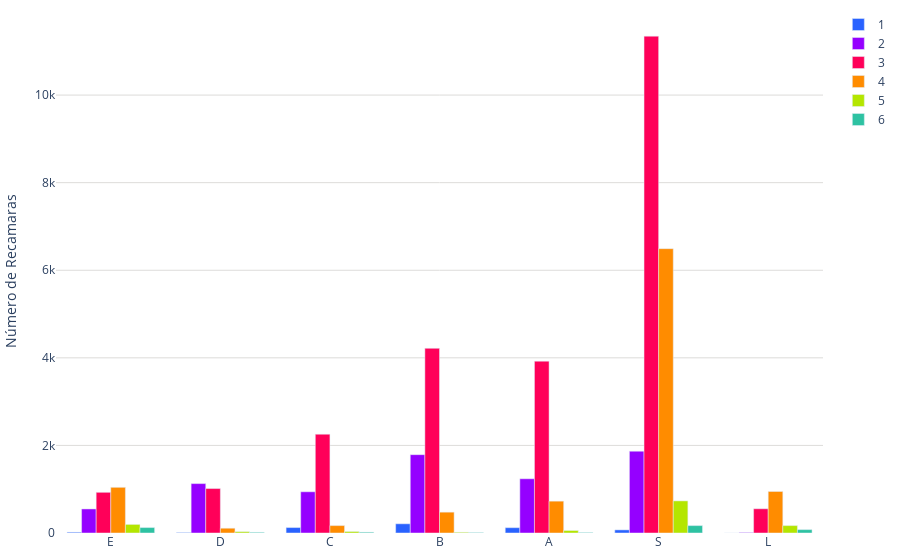

Write notebook code for a chart like this one.
### Code cell
orden_segmentos=["E", "D", "C", "B","A", "S", "L", ]
def sumar_tablas(dataframes_list):
    tabla_suma = None
    
    for df in dataframes_list:
# Aplica el orden a la columna 'segmento'
        df['segmento'] = pd.Categorical(df['segmento'], categories=orden_segmentos, ordered=True)
        
        tabla_actual = df.groupby(['recamaras', 'segmento'],observed=False).size().unstack(fill_value=0)
        
        if tabla_suma is None:
            tabla_suma = tabla_actual
        else:
            tabla_suma = tabla_suma.add(tabla_actual, fill_value=0)
    
    print("Tabla general de frecuencia:")
    print(tabla_suma)
    
    fig = graficar_tabla(tabla_suma)
    
    # Guardar la gráfica como archivo HTML
    guardar_grafico_como_html(fig, 'g_bar_recamaras', carpeta='assets/graficas')
    
    return fig

colores = ['#2962ff', '#9500ff', '#ff0059', '#ff8c00', '#b4e600', '#2EC2A2','#E50CB6','#4225CF','#2CBA4D']

def graficar_tabla(tabla):
    segmentos = tabla.index
    banos = tabla.columns
    
    fig = go.Figure()
    
    for i, segmento in enumerate(segmentos):
        color = colores[i % len(colores)]
        fig.add_trace(go.Bar(
            x=banos,
            y=tabla.loc[segmento],
            name=segmento,
            marker_color=color
        ))
    
    fig.update_layout(
        #title="M2 de Terreno",
        #xaxis_title="Rango de M2",
        yaxis=dict(
            title="Número de Recamaras",
            gridcolor='#dddcda', # Color de las líneas que dividen los rangos del eje Y
            gridwidth=1,
        ),
        
        plot_bgcolor='rgba(0,0,0,0)',  # Color de fondo del gráfico
        margin=dict(l=10, r=10, t=10, b=10), # Ajusta los márgenes (left, right, top, bottom)
    )

    
    fig.show()    
    return fig

def guardar_grafico_como_html(fig, nombre_archivo, carpeta='assets/graficas'):
    # Crear la carpeta si no existe
    if not os.path.exists(carpeta):
        os.makedirs(carpeta)
    
    # Guardar la gráfica como archivo HTML en la carpeta especificada
    pio.write_html(fig, f'{carpeta}/{nombre_archivo}.html')
    # pio.write_html(fig, f'{carpeta}/{nombre_archivo}.png')

# Llamar a la función sumar_tablas con la lista de DataFrames como argumento
fig = sumar_tablas(dataframes_list)

### Figure 1 — Plotly figure (JSON) as saved in the notebook; plotly's stock layout.template omitted (floating-point values rounded to 4 significant figures)
{"data": [{"marker": {"color": "#2962ff"}, "name": "1", "type": "bar", "x": ["E", "D", "C", "B", "A", "S", "L"], "y": [17, 9, 124, 210, 121, 71, 0]}, {"marker": {"color": "#9500ff"}, "name": "2", "type": "bar", "x": ["E", "D", "C", "B", "A", "S", "L"], "y": [549, 1128, 941, 1789, 1238, 1868, 9]}, {"marker": {"color": "#ff0059"}, "name": "3", "type": "bar", "x": ["E", "D", "C", "B", "A", "S", "L"], "y": [929, 1015, 2256, 4217, 3924, 11346, 553]}, {"marker": {"color": "#ff8c00"}, "name": "4", "type": "bar", "x": ["E", "D", "C", "B", "A", "S", "L"], "y": [1043, 109, 169, 476, 727, 6493, 948]}, {"marker": {"color": "#b4e600"}, "name": "5", "type": "bar", "x": ["E", "D", "C", "B", "A", "S", "L"], "y": [196, 30, 34, 16, 57, 733, 169]}, {"marker": {"color": "#2EC2A2"}, "name": "6", "type": "bar", "x": ["E", "D", "C", "B", "A", "S", "L"], "y": [124, 15, 18, 9, 11, 169, 77]}], "layout": {"margin": {"b": 10, "l": 10, "r": 10, "t": 10}, "plot_bgcolor": "rgba(0,0,0,0)", "yaxis": {"gridcolor": "#dddcda", "gridwidth": 1, "title": {"text": "Número de Recamaras"}}}}
